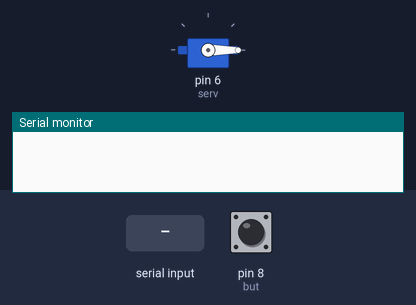
The sketch below on a simulated Arduino Uno, built with avr-gcc and run on an emulated ATmega328P. On the bench: servo, the last lines printed to the serial monitor. The test bench sets the inputs (shaded band); at power-on: pin 8 (but) HIGH.

Above: at 1.2 s.
1.3 s: pin 8 (but) pulled LOW for 0.15 s
At 1.5 s:
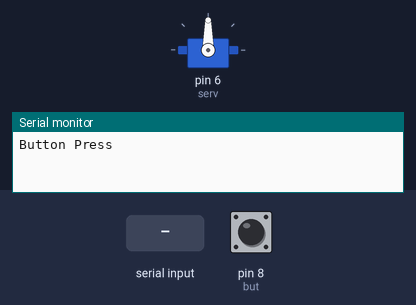
3.1 s: "90,45\n" received over Serial
Timing chart, 0 to 6.1 s (numbered marks = the images above; inputs shaded):
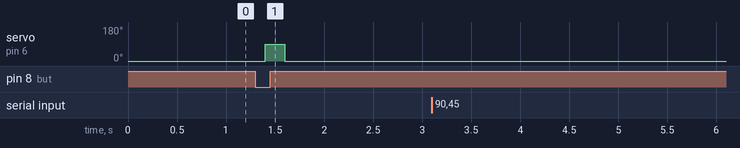

The sketch:

SerialInputTests.ino
```cpp
#include<Bounce2.h>
#include<Servo.h>
int but = 8, serv = 6;
Servo myservo;
Bounce button = Bounce();
int servDelay = 200;

void setup() {
  // put your setup code here, to run once:
  Serial.begin(115200);
  pinMode(but, INPUT_PULLUP);
  button.attach(but);
  button.interval(5);
  myservo.attach(serv);
  myservo.write(0);
}

void loop() {
  // put your main code here, to run repeatedly:
  button.update();
  if(Serial.available()){
    servDelay = Serial.parseInt();
    Serial.print("Delay Set to: ");
    Serial.println(servDelay);
  }
  if(button.fell()){
    Serial.println("Button Press");
    myservo.write(90);
    delay(servDelay);
    myservo.write(0);
  }
  delay(100);
}
```

Measured:
- after the input at 1.3 s, servo on pin 6 (serv): 0° → 90° after 0.10 s, → 0° 0.20 s later
